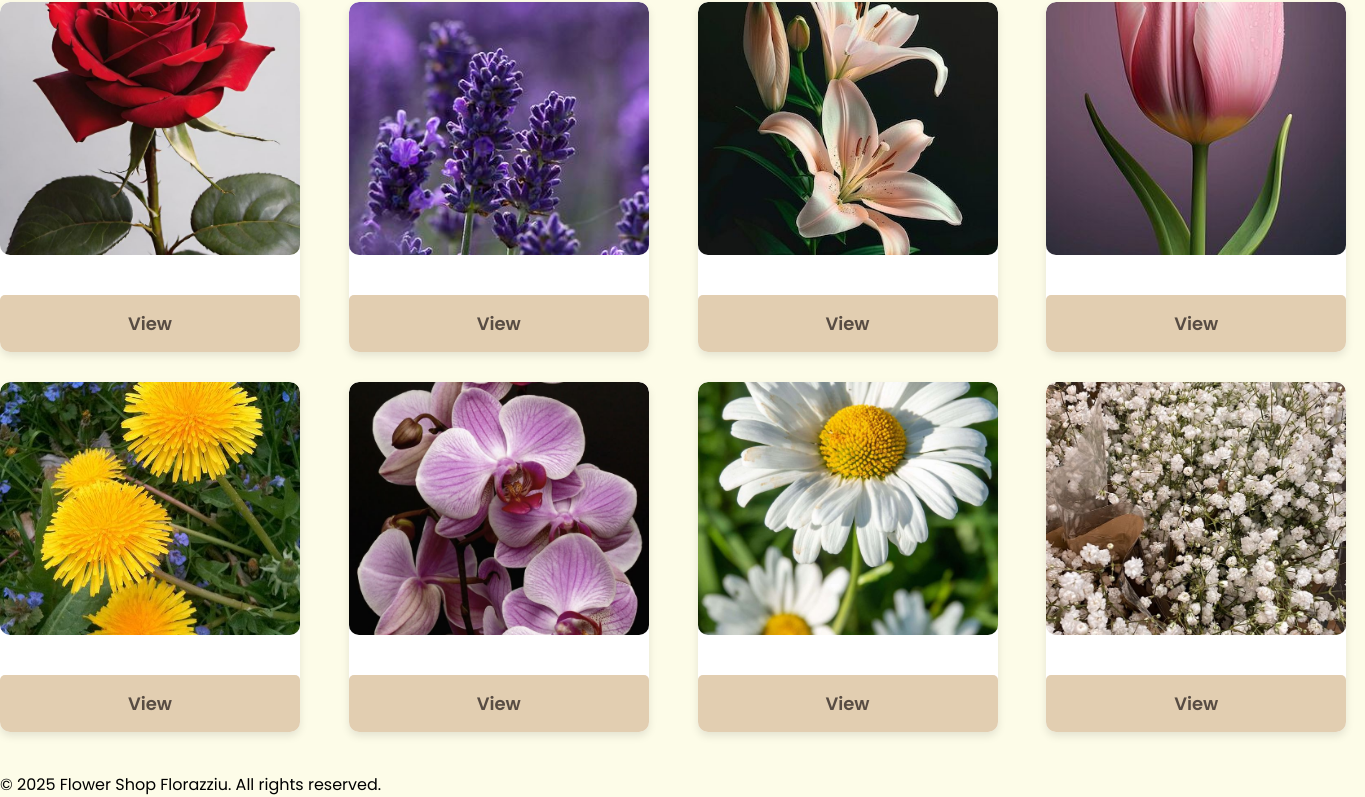
Page /flower_shop/index.php (lower part) on the earlier database version.
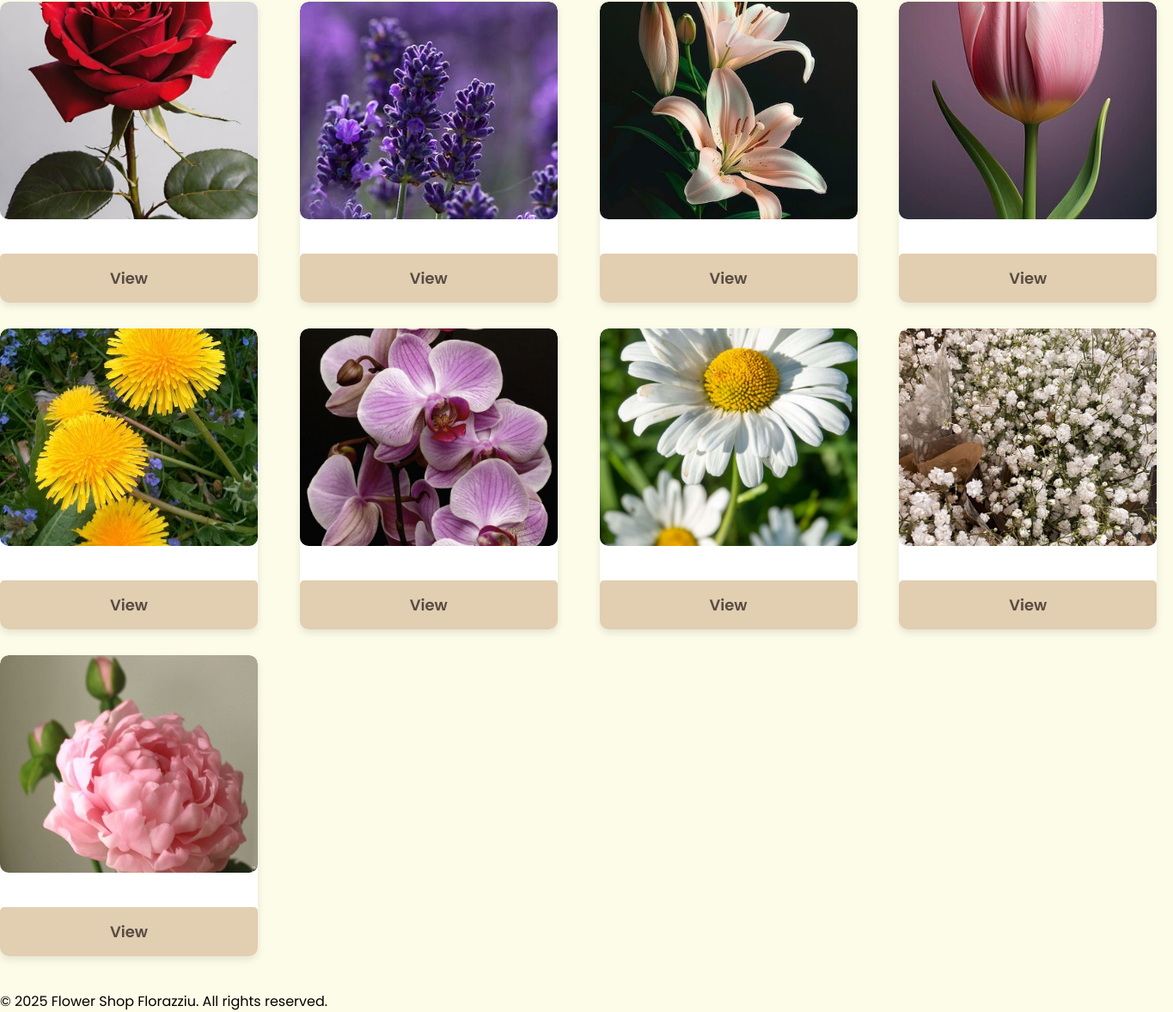
Same page on the later database version.
### tables this page shows
CREATE TABLE `products` (
  `id` int(11) NOT NULL,
  `name` varchar(255) NOT NULL,
  `color` varchar(50) NOT NULL,
  `price` decimal(10,2) NOT NULL,
  `description` text DEFAULT NULL,
  `image` varchar(255) NOT NULL,
  `created_at` timestamp NOT NULL DEFAULT current_timestamp(),
  `updated_at` timestamp NOT NULL DEFAULT current_timestamp() ON UPDATE current_timestamp()
);

### flower_shop/index.php (the view, shortened to what this page needs)
<?php include 'includes/header.php'; ?>
<main>
    <div class="container">
        <div class="products">
           <?php
            require 'config/database.php';
            $sql = "SELECT * FROM products";
            $params = [];
            $stmt = $pdo->prepare($sql);
            $stmt->execute($params);
            $products = $stmt->fetchAll(PDO::FETCH_ASSOC);
            if (count($products) > 0):
                foreach ($products as $product): ?>
                    <div class="product-card">
                        <div class="product-image-container">
                            <img src="assets/images/products/<?php echo htmlspecialchars($product['image']); ?>"
                                 alt="<?php echo htmlspecialchars($product['name']); ?>">
                        </div>
                        <div class="product-actions">
                        <a href="products/product-detail.php?id=<?= $product['id'] ?>" class="view-btn">View</a>
                        </div>
                    </div>
                <?php endforeach;
            else: ?>
                <!-- <div class="no-products">
                    <p>No products found. Try different filters.</p>
                </div> -->
            <?php endif; ?>
        </div>
    </div>
</main>
<?php include 'includes/footer.php'; ?>

Differences in the rows shown:
added products: image (picture)
